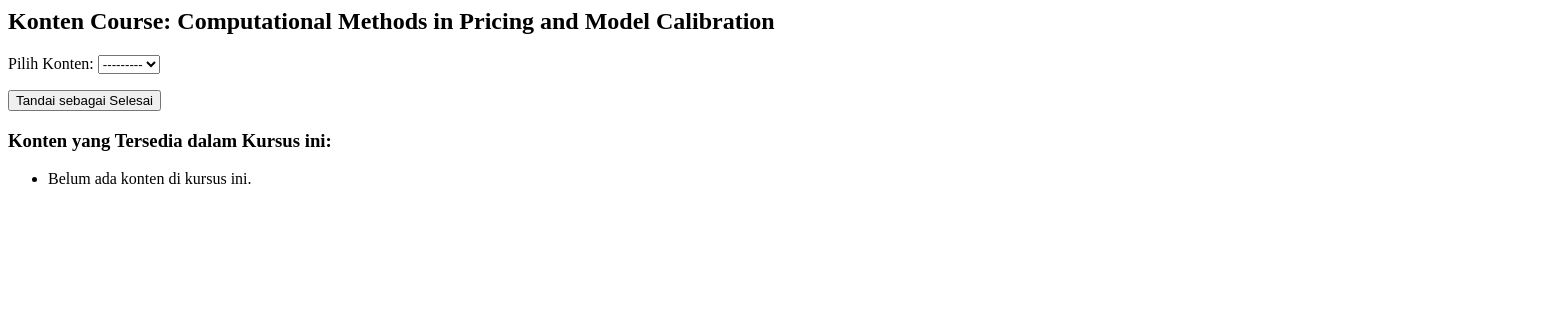
Before: /add_completed/3/ (signed in) with the older database file.
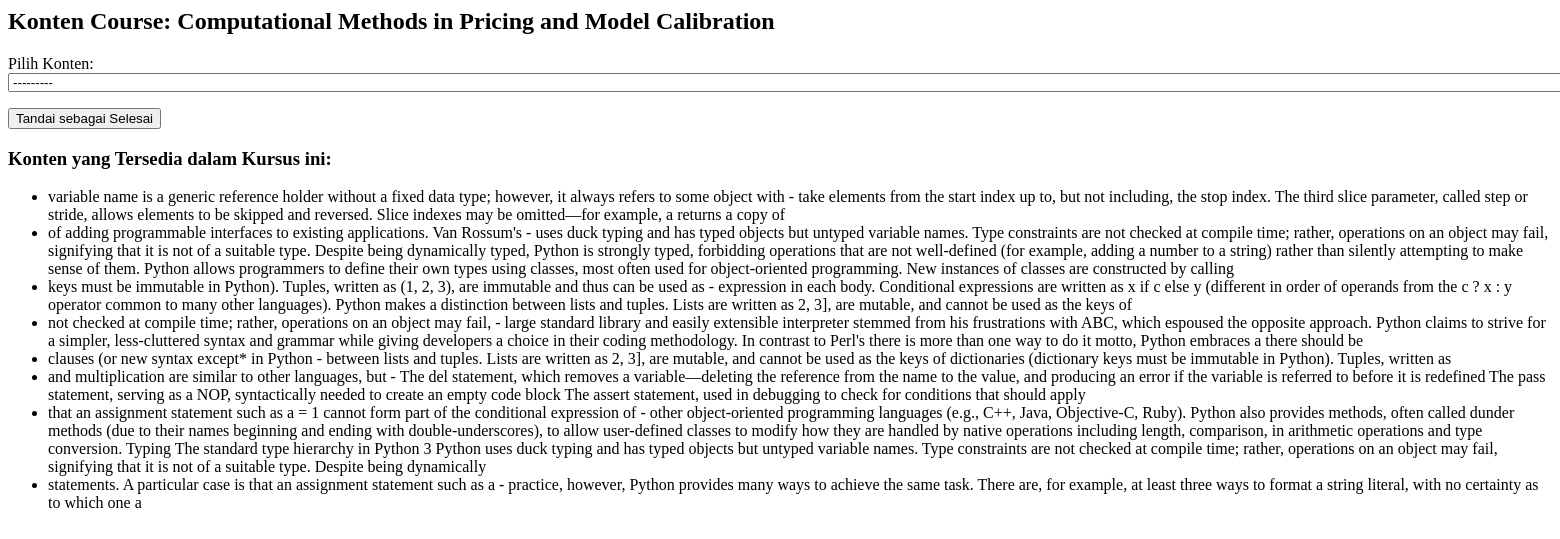
After: the same page with the newer database file.
### lms_core/models.py (models this page shows, shortened)
class Course(models.Model):
    name = models.CharField("Nama Course", max_length=200)
    description = models.TextField("Description", null=True, blank=True)
    price = models.IntegerField("Harga")
    image = models.ImageField("Banner", null=True, blank=True)
    teacher = models.ForeignKey(User, verbose_name="Pengajar", on_delete=models.RESTRICT)
    category = models.ForeignKey(Category, verbose_name="Category", on_delete=models.SET_NULL, null=True, blank=True)
    created_at = models.DateTimeField(auto_now_add=True)
    updated_at = models.DateTimeField(auto_now=True)
    max_students = models.PositiveIntegerField("Max Students", default=30)
    class Meta:
        verbose_name = "Course"
        verbose_name_plural = "Daftar Course"
    def __str__(self) -> str:
        return self.name + " : " + str(self.price)

class CourseContent(models.Model):
    name = models.CharField("judul konten", max_length=200)
    description = models.TextField("deskripsi", default='-')
    video_url = models.CharField('URL Video', max_length=200, null=True, blank=True)
    file_attachment = models.FileField("File", null=True, blank=True)
    course_id = models.ForeignKey(Course, verbose_name="matkul", on_delete=models.RESTRICT)
    parent_id = models.ForeignKey("self", verbose_name="induk", on_delete=models.RESTRICT, null=True, blank=True)
    created_at = models.DateTimeField(auto_now_add=True)
    updated_at = models.DateTimeField(auto_now=True)
    class Meta:
        verbose_name = "Konten Matkul"
        verbose_name_plural = "Konten Matkul"
    def __str__(self) -> str:
        return f'[{self.course_id}] {self.name}'

### lms_core/views.py (the view)
# urls.py: path('add_completed/<int:course_id>/', views.mark_content_as_completed, name='mark_content_as_completed'),
@login_required
def mark_content_as_completed(request, course_id):
    if request.method == "POST":
        form = CompletionForm(request.POST)
        if form.is_valid():
            content = form.cleaned_data['content_id']
            if CompletionTracking.objects.filter(student=request.user, course_content=content).exists():
                messages.error(request, "Konten ini sudah Anda tandai sebagai selesai.")
                return redirect('mark_content_as_completed', course_id=course_id)
            CompletionTracking.objects.create(student=request.user, course_content=content)
            messages.success(request, "Konten berhasil ditandai sebagai selesai.")
            return redirect('mark_content_as_completed', course_id=course_id)
    else:
        form = CompletionForm()
    course_content = CourseContent.objects.filter(course_id=course_id)
    course = Course.objects.get(id=course_id)
    return render(request, 'mark_content_completed.html', {
        'form': form,
        'course_content': course_content,
        'course_id': course_id,
        'course': course,  # Menambahkan informasi course ke template
    })

### lms_core/forms.py
class CompletionForm(forms.Form):
    content_id = forms.ModelChoiceField(
        queryset=CourseContent.objects.all().order_by('course_id__name'),  # Sorting by course's name in ascending order
        label="Pilih Konten",
        widget=forms.Select
    )

### lms_core/templates/mark_content_completed.html (shortened to what this page needs)
{% block content %}
<h2>Konten Course: {{ course.name }}</h2>
<form method="POST">
    {{ form.as_p }}
    <button type="submit">Tandai sebagai Selesai</button>
</form>
<h3>Konten yang Tersedia dalam Kursus ini:</h3>
<ul>
    {% for content in course_content %}
        <li>{{ content.name }} - {{ content.description }}
        </li>
    {% empty %}
        <li>Belum ada konten di kursus ini.</li>
    {% endfor %}
</ul>
{% endblock %}

Changed rows visible on the page:
added CourseContent: name "variable name is a generic reference holder without a fixed data type; however, it always refers to some object with", description "take elements from the start index up to, but not including, the stop index. The third slice parameter, called step or stride, allows elements to be skipped and reversed. Slice indexes may be omitted—for example, a returns a copy of"
added CourseContent: name "of adding programmable interfaces to existing applications. Van Rossum's", description "uses duck typing and has typed objects but untyped variable names. Type constraints are not checked at compile time; rather, operations on an object may fail, signifying that it is not of a suitable type. Despite being dynamically typed, Python is strongly typed, forbidding operations that are not well-defined (for example, adding a number to a string) rather than silently attempting to make sense of them. Python allows programmers to define their own types using classes, most often used for object-oriented programming. New instances of classes are constructed by calling"
added CourseContent: name "keys must be immutable in Python). Tuples, written as (1, 2, 3), are immutable and thus can be used as", description "expression in each body. Conditional expressions are written as x if c else y (different in order of operands from the c ? x : y operator common to many other languages). Python makes a distinction between lists and tuples. Lists are written as 2, 3], are mutable, and cannot be used as the keys of"
added CourseContent: name "not checked at compile time; rather, operations on an object may fail,", description "large standard library and easily extensible interpreter stemmed from his frustrations with ABC, which espoused the opposite approach. Python claims to strive for a simpler, less-cluttered syntax and grammar while giving developers a choice in their coding methodology. In contrast to Perl's there is more than one way to do it motto, Python embraces a there should be"
added CourseContent: name "clauses (or new syntax except* in Python", description "between lists and tuples. Lists are written as 2, 3], are mutable, and cannot be used as the keys of dictionaries (dictionary keys must be immutable in Python). Tuples, written as"
added CourseContent: name "and multiplication are similar to other languages, but", description "The del statement, which removes a variable—deleting the reference from the name to the value, and producing an error if the variable is referred to before it is redefined The pass statement, serving as a NOP, syntactically needed to create an empty code block The assert statement, used in debugging to check for conditions that should apply"
added CourseContent: name "that an assignment statement such as a = 1 cannot form part of the conditional expression of", description "other object-oriented programming languages (e.g., C++, Java, Objective-C, Ruby). Python also provides methods, often called dunder methods (due to their names beginning and ending with double-underscores), to allow user-defined classes to modify how they are handled by native operations including length, comparison, in arithmetic operations and type conversion. Typing The standard type hierarchy in Python 3 Python uses duck typing and has typed objects but untyped variable names. Type constraints are not checked at compile time; rather, operations on an object may fail, signifying that it is not of a suitable type. Despite being dynamically"
added CourseContent: name "statements. A particular case is that an assignment statement such as a", description "practice, however, Python provides many ways to achieve the same task. There are, for example, at least three ways to format a string literal, with no certainty as to which one a"
Other visible differences:
text no longer shown: "Belum ada konten di kursus ini."
